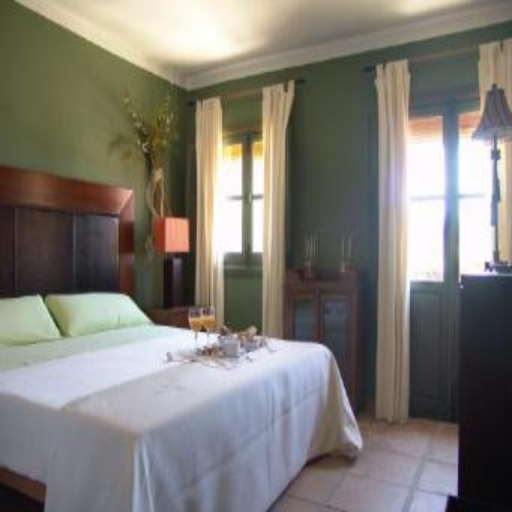
#> input picture Paulina_Bugiel_InpainingEvaluation/tmp_real.jpg, 512 x 512 px
$ python opencv_inpainting.py -i ../Paulina_Bugiel_InpainingEvaluation -m ../Paulina_Bugiel_InpainingEvaluation
#> lines starting #> are read from the running program, lines starting #| are printed output that depends on the picture
import cv2
import argparse
import os
import random


""" Code performing inpainting on all images in images_dir. Masks are taken at random from masks_dir. Algorithm: ns/telea
https://docs.opencv.org/4.x/df/d3d/tutorial_py_inpainting.html
"""
def inpaint_images_from_folder(images_dir: str, masks_dir: str, algorithm: str):
    mask_paths = os.listdir(os.path.normpath(masks_dir))
    mask_paths = [os.path.join(masks_dir, name) for name in mask_paths]
    print('To move to the next image, press any key.\nTo stop processing, kill the script :)')
    i = 0
    for image_name in os.listdir(os.path.normpath(images_dir)):
        image_path = os.path.join(images_dir, image_name)
        mask_path = random.choice(mask_paths)
        print(f'Current image:', image_path)
        perform_inpainting(image_path, mask_path, algorithm)
        i = i + 1
        print(i)


def perform_inpainting(image_path: str, mask_path:str, algorithm: str):
#> called with algorithm = 'NS'
    image = cv2.imread(os.path.normpath(image_path))
#> image is the input picture: shape (512, 512, 3); mean B, G, R 117.3, 123.8, 127.6
    mask = cv2.imread(os.path.normpath(mask_path), cv2.IMREAD_GRAYSCALE)
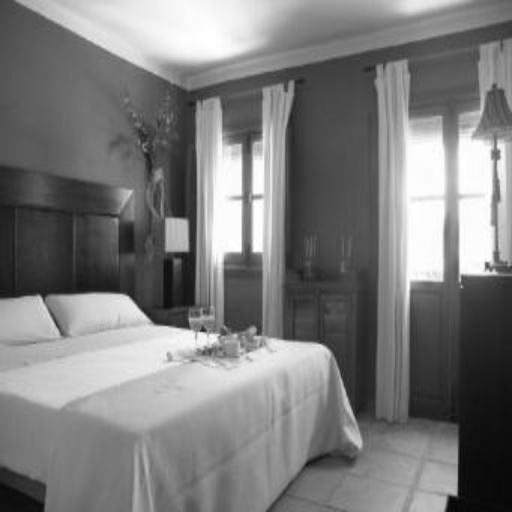
#> mask: shape (512, 512); min 2, max 255, mean 124.2
    dest_size = (image.shape[1], image.shape[0])
#> dest_size = (512, 512)
    mask = cv2.resize(mask, dest_size, interpolation=cv2.INTER_NEAREST)
    mask = cv2.bitwise_not(mask)  # inverse colors
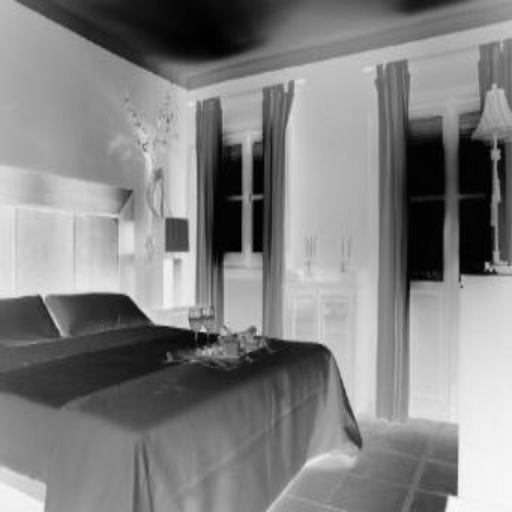
#> mask: shape (512, 512); min 0, max 253, mean 130.8
    if algorithm == 'TELEA':
        inpainted_img = cv2.inpaint(image, mask, 8, cv2.INPAINT_TELEA)
    elif algorithm == 'NS':
        inpainted_img = cv2.inpaint(image, mask, 8, cv2.INPAINT_NS)
    else:
        print(f'Invalid algorithm: {algorithm}. Choices are: [TELEA |NS]')

    cv2.imshow('Image', image)
    cv2.waitKey(0)
    cv2.imshow('Mask', mask)
    cv2.waitKey(0)
    cv2.imshow('Inpainted image', inpainted_img)
    cv2.waitKey(0)
    cv2.destroyAllWindows()


if __name__ == '__main__':
    parser = argparse.ArgumentParser(description='Performs and views image inpainting with open-cv built-in algorithms on given image')
    parser.add_argument('--images_dir', '-i', type=str, required=True)
    parser.add_argument('--masks_dir', '-m', type=str, required=True)
    parser.add_argument('--algorithm', '-a', type=str, default='NS', choices=['TELEA', 'NS'],
                        help='Algorithm to use. Open CV provides Telea or Navier-Stokes algorithm [TELEA |NS]')
    args = parser.parse_args()
    inpaint_images_from_folder(args.images_dir, args.masks_dir, args.algorithm)
